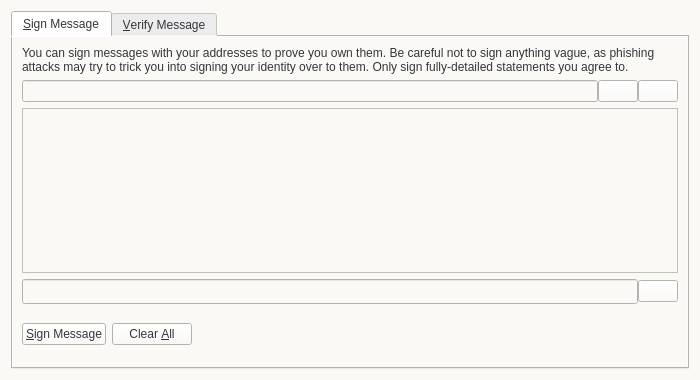
<?xml version="1.0" encoding="UTF-8"?>
<ui version="4.0">
 <class>SignVerifyMessageDialog</class>
 <widget class="QDialog" name="SignVerifyMessageDialog">
  <property name="geometry">
   <rect>
    <x>0</x>
    <y>0</y>
    <width>700</width>
    <height>380</height>
   </rect>
  </property>
  <property name="windowTitle">
   <string>Signatures - Sign / Verify a Message</string>
  </property>
  <property name="styleSheet">
   <string notr="true">color:#33363b; font-size:12px; font-family:&quot;Open Sans Bold&quot;;background-color:#fbf9f6;</string>
  </property>
  <property name="modal">
   <bool>true</bool>
  </property>
  <layout class="QVBoxLayout" name="verticalLayout">
   <item>
    <widget class="QTabWidget" name="tabWidget">
     <property name="currentIndex">
      <number>0</number>
     </property>
     <widget class="QWidget" name="tabSignMessage">
      <attribute name="title">
       <string>&amp;Sign Message</string>
      </attribute>
      <layout class="QVBoxLayout" name="verticalLayout_SM">
       <item>
        <widget class="QLabel" name="infoLabel_SM">
         <property name="text">
          <string>You can sign messages with your addresses to prove you own them. Be careful not to sign anything vague, as phishing attacks may try to trick you into signing your identity over to them. Only sign fully-detailed statements you agree to.</string>
         </property>
         <property name="textFormat">
          <enum>Qt::PlainText</enum>
         </property>
         <property name="wordWrap">
          <bool>true</bool>
         </property>
        </widget>
       </item>
       <item>
        <layout class="QHBoxLayout" name="horizontalLayout_1_SM">
         <property name="spacing">
          <number>0</number>
         </property>
         <item>
          <widget class="QValidatedLineEdit" name="addressIn_SM">
           <property name="toolTip">
            <string>The address to sign the message with (e.g. B8gZqgY4r2RoEdqYk3QsAqFckyf9pRHN6i)</string>
           </property>
           <property name="maxLength">
            <number>34</number>
           </property>
          </widget>
         </item>
         <item>
          <widget class="QPushButton" name="addressBookButton_SM">
           <property name="toolTip">
            <string>Choose an address from the address book</string>
           </property>
           <property name="text">
            <string/>
           </property>
           <property name="icon">
            <iconset resource="../bitcoin.qrc">
             <normaloff>:/icons/address-book</normaloff>:/icons/address-book</iconset>
           </property>
           <property name="shortcut">
            <string>Alt+A</string>
           </property>
           <property name="autoDefault">
            <bool>false</bool>
           </property>
          </widget>
         </item>
         <item>
          <widget class="QPushButton" name="pasteButton_SM">
           <property name="toolTip">
            <string>Paste address from clipboard</string>
           </property>
           <property name="text">
            <string/>
           </property>
           <property name="icon">
            <iconset resource="../bitcoin.qrc">
             <normaloff>:/icons/editpaste</normaloff>:/icons/editpaste</iconset>
           </property>
           <property name="shortcut">
            <string>Alt+P</string>
           </property>
           <property name="autoDefault">
            <bool>false</bool>
           </property>
          </widget>
         </item>
        </layout>
       </item>
       <item>
        <widget class="QPlainTextEdit" name="messageIn_SM">
         <property name="toolTip">
          <string>Enter the message you want to sign here</string>
         </property>
        </widget>
       </item>
       <item>
        <layout class="QHBoxLayout" name="horizontalLayout_2_SM">
         <property name="spacing">
          <number>0</number>
         </property>
         <item>
          <widget class="QLineEdit" name="signatureOut_SM">
           <property name="font">
            <font>
             <family>Open Sans Bold</family>
             <pointsize>-1</pointsize>
            </font>
           </property>
           <property name="readOnly">
            <bool>true</bool>
           </property>
          </widget>
         </item>
         <item>
          <widget class="QPushButton" name="copySignatureButton_SM">
           <property name="toolTip">
            <string>Copy the current signature to the system clipboard</string>
           </property>
           <property name="text">
            <string/>
           </property>
           <property name="icon">
            <iconset resource="../bitcoin.qrc">
             <normaloff>:/icons/editcopy</normaloff>:/icons/editcopy</iconset>
           </property>
           <property name="autoDefault">
            <bool>false</bool>
           </property>
          </widget>
         </item>
        </layout>
       </item>
       <item>
        <layout class="QHBoxLayout" name="horizontalLayout_3_SM">
         <item>
          <widget class="QPushButton" name="signMessageButton_SM">
           <property name="toolTip">
            <string>Sign the message to prove you own this HongyunCoin2 address</string>
           </property>
           <property name="text">
            <string>&amp;Sign Message</string>
           </property>
           <property name="icon">
            <iconset resource="../bitcoin.qrc">
             <normaloff>:/icons/edit</normaloff>:/icons/edit</iconset>
           </property>
           <property name="autoDefault">
            <bool>false</bool>
           </property>
          </widget>
         </item>
         <item>
          <widget class="QPushButton" name="clearButton_SM">
           <property name="toolTip">
            <string>Reset all sign message fields</string>
           </property>
           <property name="text">
            <string>Clear &amp;All</string>
           </property>
           <property name="icon">
            <iconset resource="../bitcoin.qrc">
             <normaloff>:/icons/remove</normaloff>:/icons/remove</iconset>
           </property>
           <property name="autoDefault">
            <bool>false</bool>
           </property>
          </widget>
         </item>
         <item>
          <spacer name="horizontalSpacer_1_SM">
           <property name="orientation">
            <enum>Qt::Horizontal</enum>
           </property>
           <property name="sizeHint" stdset="0">
            <size>
             <width>40</width>
             <height>48</height>
            </size>
           </property>
          </spacer>
         </item>
         <item>
          <widget class="QLabel" name="statusLabel_SM">
           <property name="font">
            <font>
             <family>Open Sans Bold</family>
             <pointsize>-1</pointsize>
            </font>
           </property>
           <property name="text">
            <string/>
           </property>
           <property name="wordWrap">
            <bool>true</bool>
           </property>
          </widget>
         </item>
         <item>
          <spacer name="horizontalSpacer_2_SM">
           <property name="orientation">
            <enum>Qt::Horizontal</enum>
           </property>
           <property name="sizeHint" stdset="0">
            <size>
             <width>40</width>
             <height>48</height>
            </size>
           </property>
          </spacer>
         </item>
        </layout>
       </item>
      </layout>
     </widget>
     <widget class="QWidget" name="tabVerifyMessage">
      <attribute name="title">
       <string>&amp;Verify Message</string>
      </attribute>
      <layout class="QVBoxLayout" name="verticalLayout_VM">
       <item>
        <widget class="QLabel" name="infoLabel_VM">
         <property name="text">
          <string>Enter the signing address, message (ensure you copy line breaks, spaces, tabs, etc. exactly) and signature below to verify the message. Be careful not to read more into the signature than what is in the signed message itself, to avoid being tricked by a man-in-the-middle attack.</string>
         </property>
         <property name="textFormat">
          <enum>Qt::PlainText</enum>
         </property>
         <property name="alignment">
          <set>Qt::AlignLeading|Qt::AlignLeft|Qt::AlignTop</set>
         </property>
         <property name="wordWrap">
          <bool>true</bool>
         </property>
        </widget>
       </item>
       <item>
        <layout class="QHBoxLayout" name="horizontalLayout_1_VM">
         <property name="spacing">
          <number>0</number>
         </property>
         <item>
          <widget class="QValidatedLineEdit" name="addressIn_VM">
           <property name="toolTip">
            <string>The address the message was signed with (e.g. B8gZqgY4r2RoEdqYk3QsAqFckyf9pRHN6i)</string>
           </property>
           <property name="maxLength">
            <number>34</number>
           </property>
          </widget>
         </item>
         <item>
          <widget class="QPushButton" name="addressBookButton_VM">
           <property name="toolTip">
            <string>Choose an address from the address book</string>
           </property>
           <property name="text">
            <string/>
           </property>
           <property name="icon">
            <iconset resource="../bitcoin.qrc">
             <normaloff>:/icons/address-book</normaloff>:/icons/address-book</iconset>
           </property>
           <property name="shortcut">
            <string>Alt+A</string>
           </property>
           <property name="autoDefault">
            <bool>false</bool>
           </property>
          </widget>
         </item>
        </layout>
       </item>
       <item>
        <widget class="QPlainTextEdit" name="messageIn_VM"/>
       </item>
       <item>
        <widget class="QValidatedLineEdit" name="signatureIn_VM"/>
       </item>
       <item>
        <layout class="QHBoxLayout" name="horizontalLayout_2_VM">
         <item>
          <widget class="QPushButton" name="verifyMessageButton_VM">
           <property name="toolTip">
            <string>Verify the message to ensure it was signed with the specified HongyunCoin2 address</string>
           </property>
           <property name="text">
            <string>&amp;Verify Message</string>
           </property>
           <property name="icon">
            <iconset resource="../bitcoin.qrc">
             <normaloff>:/icons/transaction_0</normaloff>:/icons/transaction_0</iconset>
           </property>
           <property name="autoDefault">
            <bool>false</bool>
           </property>
          </widget>
         </item>
         <item>
          <widget class="QPushButton" name="clearButton_VM">
           <property name="toolTip">
            <string>Reset all verify message fields</string>
           </property>
           <property name="text">
            <string>Clear &amp;All</string>
           </property>
           <property name="icon">
            <iconset resource="../bitcoin.qrc">
             <normaloff>:/icons/remove</normaloff>:/icons/remove</iconset>
           </property>
           <property name="autoDefault">
            <bool>false</bool>
           </property>
          </widget>
         </item>
         <item>
          <spacer name="horizontalSpacer_1_VM">
           <property name="orientation">
            <enum>Qt::Horizontal</enum>
           </property>
           <property name="sizeHint" stdset="0">
            <size>
             <width>40</width>
             <height>48</height>
            </size>
           </property>
          </spacer>
         </item>
         <item>
          <widget class="QLabel" name="statusLabel_VM">
           <property name="font">
            <font>
             <family>Open Sans Bold</family>
             <pointsize>-1</pointsize>
            </font>
           </property>
           <property name="text">
            <string/>
           </property>
           <property name="wordWrap">
            <bool>true</bool>
           </property>
          </widget>
         </item>
         <item>
          <spacer name="horizontalSpacer_2_VM">
           <property name="orientation">
            <enum>Qt::Horizontal</enum>
           </property>
           <property name="sizeHint" stdset="0">
            <size>
             <width>40</width>
             <height>48</height>
            </size>
           </property>
          </spacer>
         </item>
        </layout>
       </item>
      </layout>
     </widget>
    </widget>
   </item>
  </layout>
 </widget>
 <customwidgets>
  <customwidget>
   <class>QValidatedLineEdit</class>
   <extends>QLineEdit</extends>
   <header>qvalidatedlineedit.h</header>
  </customwidget>
 </customwidgets>
 <resources>
  <include location="../bitcoin.qrc"/>
 </resources>
 <connections/>
</ui>
